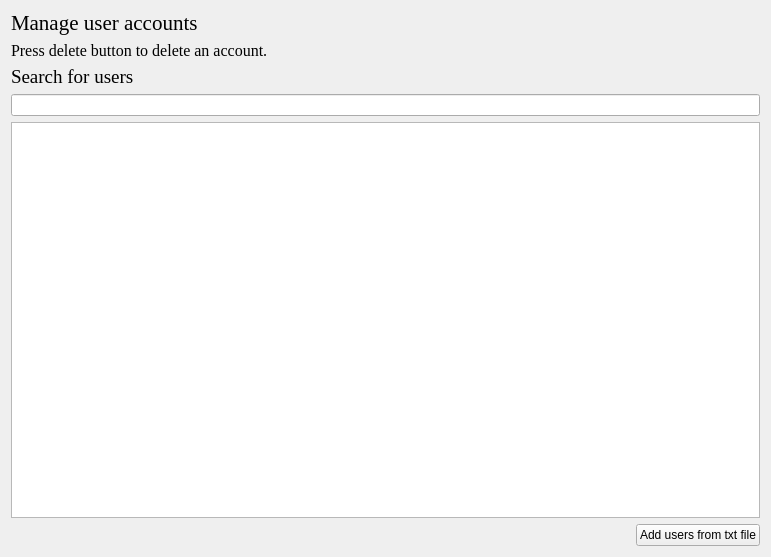
<?xml version="1.0" encoding="UTF-8"?>
<ui version="4.0">
 <class>ManageUsers</class>
 <widget class="QWidget" name="ManageUsers">
  <property name="geometry">
   <rect>
    <x>0</x>
    <y>0</y>
    <width>771</width>
    <height>557</height>
   </rect>
  </property>
  <property name="windowTitle">
   <string>ManageUsers</string>
  </property>
  <property name="styleSheet">
   <string notr="true">QLineEdit, QPlainTextEdit, QComboBox, QRadioButton, QPushButton, QDateTimeEdit
{
font: 15px &quot;Times New Roman&quot;;
}</string>
  </property>
  <layout class="QVBoxLayout" name="verticalLayout_2">
   <item>
    <layout class="QVBoxLayout" name="verticalLayout">
     <item>
      <widget class="QLabel" name="titleLabel">
       <property name="font">
        <font>
         <family>Times New Roman</family>
         <pointsize>16</pointsize>
        </font>
       </property>
       <property name="text">
        <string>Manage user accounts</string>
       </property>
      </widget>
     </item>
     <item>
      <widget class="QLabel" name="infoLabel">
       <property name="font">
        <font>
         <family>Times New Roman</family>
         <pointsize>12</pointsize>
        </font>
       </property>
       <property name="text">
        <string>Press delete button to delete an account.</string>
       </property>
      </widget>
     </item>
     <item>
      <widget class="QLabel" name="searchUserLabel">
       <property name="font">
        <font>
         <family>Times New Roman</family>
         <pointsize>14</pointsize>
        </font>
       </property>
       <property name="text">
        <string>Search for users</string>
       </property>
      </widget>
     </item>
     <item>
      <widget class="QLineEdit" name="searchUserInput"/>
     </item>
     <item>
      <widget class="QTableWidget" name="userTableWidget">
       <property name="styleSheet">
        <string notr="true">QTableWidget
{
	font: 15px &quot;Times New Roman&quot;;
}

QHeaderView::section 
{
    background-color: silver;
    border: none;
	font-family: Times new Roman;
	font-size: 16px;
}

QTableWidget::item:selected
{ 
background-color: rgb(36, 36, 36);
color: white;
}</string>
       </property>
       <property name="editTriggers">
        <set>QAbstractItemView::NoEditTriggers</set>
       </property>
       <property name="selectionMode">
        <enum>QAbstractItemView::SingleSelection</enum>
       </property>
       <property name="selectionBehavior">
        <enum>QAbstractItemView::SelectRows</enum>
       </property>
       <property name="gridStyle">
        <enum>Qt::DashLine</enum>
       </property>
       <property name="sortingEnabled">
        <bool>true</bool>
       </property>
      </widget>
     </item>
    </layout>
   </item>
   <item>
    <layout class="QHBoxLayout" name="horizontalLayout">
     <item>
      <spacer name="horizontalSpacer">
       <property name="orientation">
        <enum>Qt::Horizontal</enum>
       </property>
       <property name="sizeHint" stdset="0">
        <size>
         <width>40</width>
         <height>20</height>
        </size>
       </property>
      </spacer>
     </item>
     <item>
      <widget class="QPushButton" name="addUsersFromTxtButton">
       <property name="text">
        <string>Add users from txt file</string>
       </property>
      </widget>
     </item>
    </layout>
   </item>
  </layout>
 </widget>
 <layoutdefault spacing="6" margin="11"/>
 <resources/>
 <connections/>
</ui>
